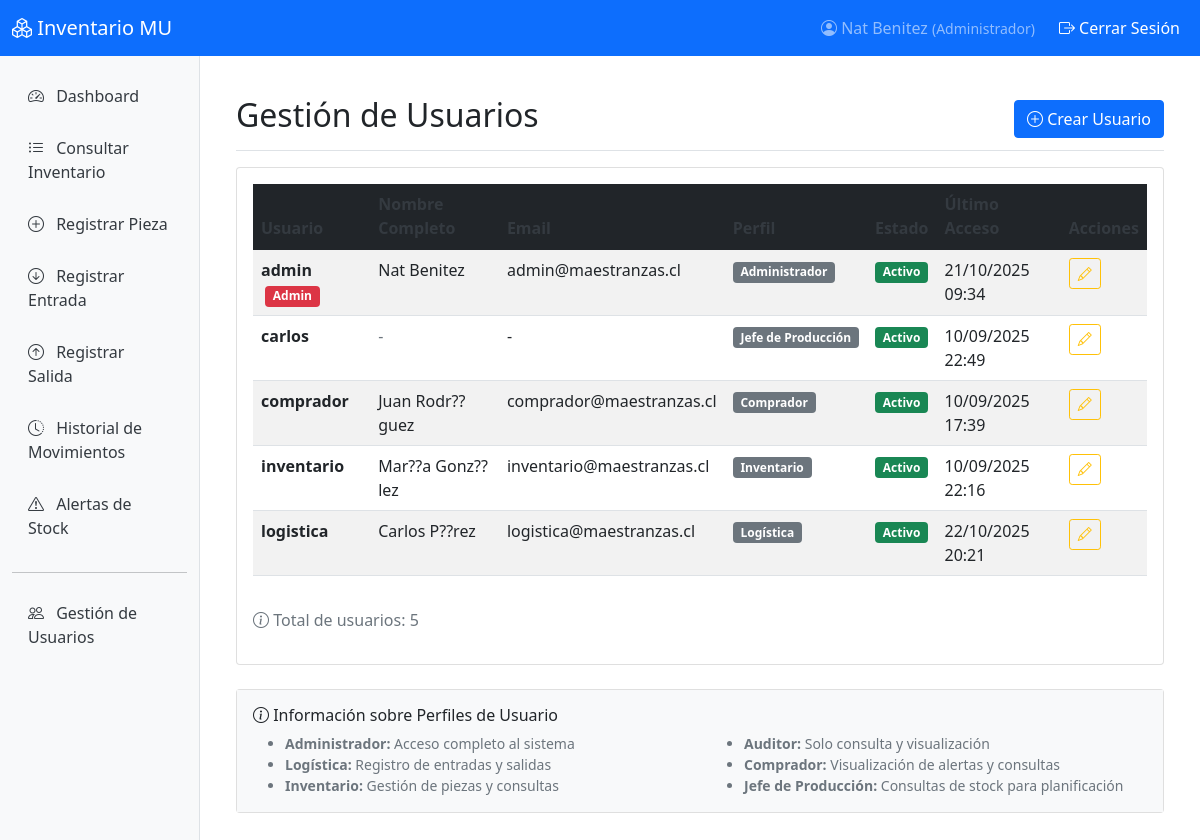
The app's page /usuarios/ (signed in), older data.
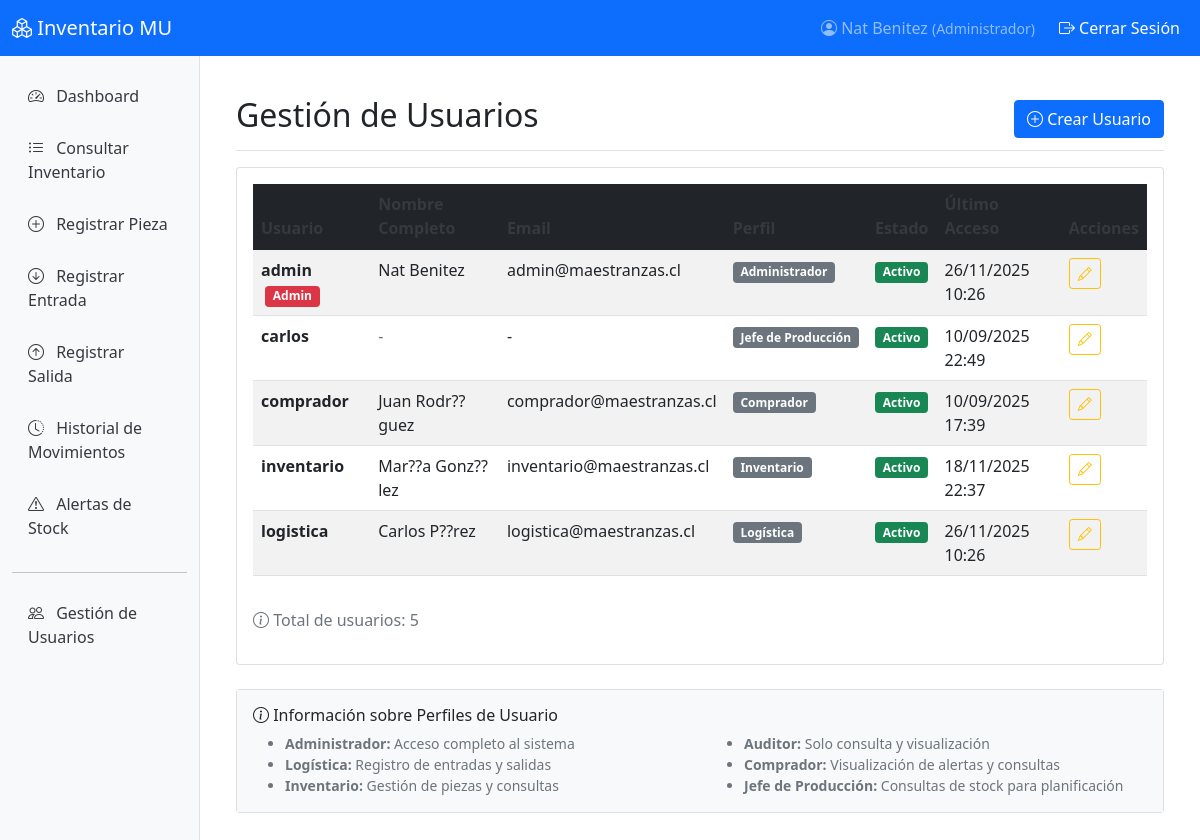
The same page, newer data.
### usuarios/models.py (models this page shows, shortened)
class Usuario(AbstractUser):
    PERFILES_CHOICES = [
        ('administrador', 'Administrador'),
        ('logistica', 'Logística'),
        ('inventario', 'Inventario'),
        ('auditor', 'Auditor'),
        ('comprador', 'Comprador'),
        ('produccion', 'Jefe de Producción'),
    ]
    perfil = models.CharField(
        max_length=20,
        choices=PERFILES_CHOICES,
        default='inventario',
        verbose_name='Perfil de acceso'
    )
    class Meta:
        verbose_name = 'Usuario'
        verbose_name_plural = 'Usuarios'

### usuarios/views.py (the view)
# urls.py: path('', views.lista_usuarios, name='lista_usuarios'),
@user_passes_test(es_administrador)
def lista_usuarios(request):
    usuarios = Usuario.objects.all().order_by('username')
    return render(request, 'usuarios/lista.html', {'usuarios': usuarios})

### usuarios/views.py (called while the page is built)
def es_administrador(user):
    return user.is_authenticated and user.perfil == 'administrador'

### templates/usuarios/lista.html (shortened to what the changed rows need)
{% extends 'base.html' %}
{% block content %}
<div class="d-flex justify-content-between flex-wrap flex-md-nowrap align-items-center pt-3 pb-2 mb-3 border-bottom">
    <h1 class="h2">Gestión de Usuarios</h1>
</div>
<div class="card">
    <div class="card-body">
        {% if usuarios %}
            <div class="table-responsive">
                <table class="table table-striped table-hover">
                    <thead class="table-dark">
                        <tr>
                            <th>Usuario</th>
                            <th>Nombre Completo</th>
                            <th>Email</th>
                            <th>Perfil</th>
                            <th>Estado</th>
                            <th>Último Acceso</th>
                            <th>Acciones</th>
                        </tr>
                    </thead>
                    <tbody>
                        {% for usuario in usuarios %}
                            <tr>
                                <td>
                                    <strong>{{ usuario.username }}</strong>
                                    {% if usuario.is_superuser %}
                                        <span class="badge bg-danger ms-1">Admin</span>
                                    {% endif %}
                                </td>
                                <td>
                                    {% if usuario.get_full_name %}
                                        {{ usuario.get_full_name }}
                                    {% else %}
                                        <span class="text-muted">-</span>
                                    {% endif %}
                                </td>
                                <td>{{ usuario.email|default:"-" }}</td>
                                <td>
                                    <span class="badge bg-secondary">{{ usuario.get_perfil_display }}</span>
                                </td>
                                <td>
                                    {% if usuario.is_active %}
                                        <span class="badge bg-success">Activo</span>
                                    {% else %}
                                        <span class="badge bg-danger">Inactivo</span>
                                    {% endif %}
                                </td>
                                <td>
                                    {% if usuario.last_login %}
                                        {{ usuario.last_login|date:"d/m/Y H:i" }}
                                    {% else %}
                                        <span class="text-muted">Nunca</span>
                                    {% endif %}
                                </td>
                                <td>
                                    <div class="btn-group btn-group-sm">
                                        <a href="{% url 'editar_usuario' usuario.id %}"
                                           class="btn btn-outline-warning" title="Editar">
                                            <i class="bi bi-pencil"></i>
                                        </a>
                                    </div>
                                </td>
                            </tr>
                        {% endfor %}
                    </tbody>
                </table>
            </div>
        {% endif %}
    </div>
</div>
{% endblock %}

### templates/base.html (shortened to what the changed rows need)
{% load static %}
<!DOCTYPE html>
<html lang="es">
<head>
    <link href="https://cdn.jsdelivr.net/npm/bootstrap@5.1.3/dist/css/bootstrap.min.css" rel="stylesheet">
    <link href="https://cdn.jsdelivr.net/npm/bootstrap-icons@1.7.2/font/bootstrap-icons.css" rel="stylesheet">
    <link href="{% static 'css/inventario.css' %}" rel="stylesheet">
</head>
<body>
    <nav class="navbar navbar-expand-lg navbar-dark bg-primary">
        <div class="container-fluid">
            <div class="navbar-nav ms-auto">
                {% if user.is_authenticated %}
                    <span class="navbar-text me-3">
                        <i class="bi bi-person-circle"></i>
                        {{ user.get_full_name|default:user.username }}
                        <small>({{ user.get_perfil_display }})</small>
                    </span>
                    <form method="post" action="{% url 'logout' %}" class="d-inline">
                        <button type="submit" class="nav-link btn btn-link text-white border-0">
                            <i class="bi bi-box-arrow-right"></i> Cerrar Sesión
                        </button>
                    </form>
                {% endif %}
            </div>
        </div>
    </nav>
    <div class="container-fluid">
        <div class="row">
            {% if user.is_authenticated %}
            <div class="col-md-9 col-lg-10 main-content">
                {% endif %}
                <div class="container-fluid py-4">
                    {% block content %}{% endblock %}
                </div>
                {% if user.is_authenticated %}
            </div>
        </div>
    </div>
    {% endif %}
</body>
</html>

Row changes from the older to the newer data that the page shows:
changed Usuario "admin": last_login "21/10/2025 09:34" → "26/11/2025 10:26"
changed Usuario "inventario": last_login "10/09/2025 22:16" → "18/11/2025 22:37"
changed Usuario "logistica": last_login "22/10/2025 20:21" → "26/11/2025 10:26"
